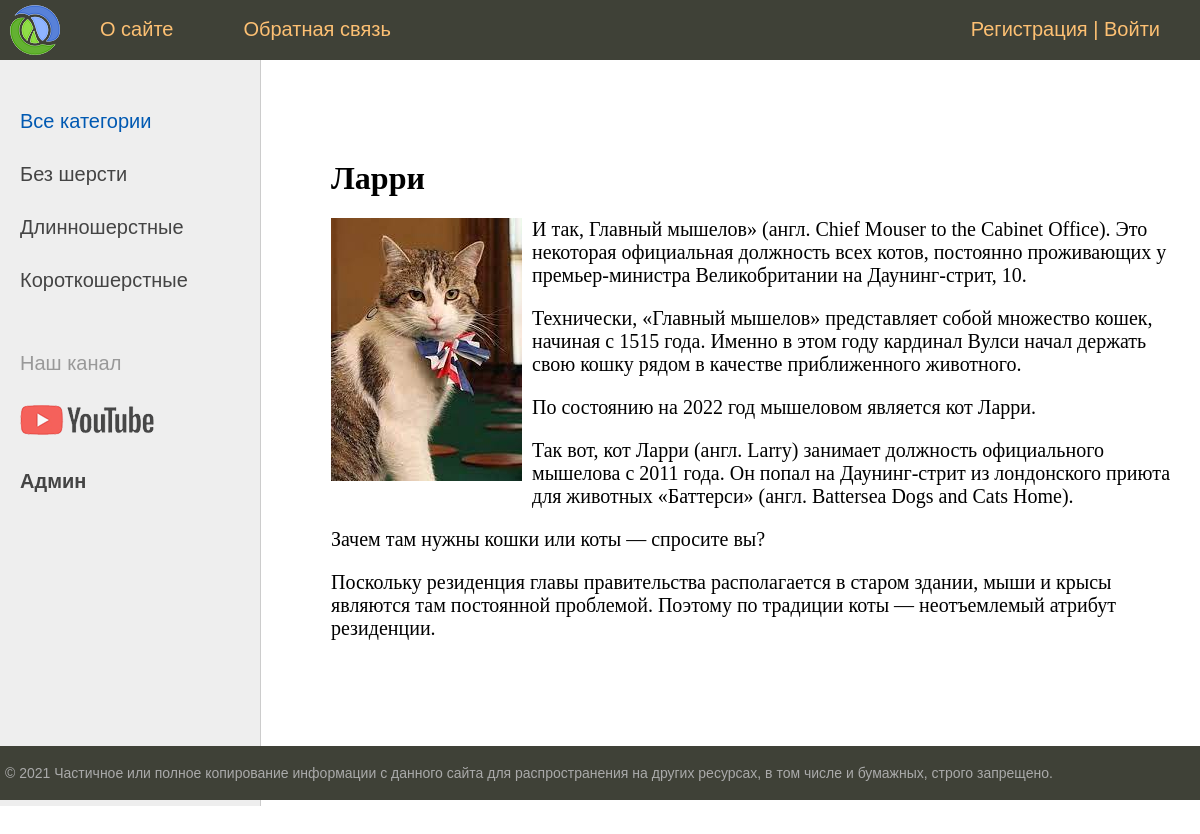
Page /post/larri/ on the committed database.
### cats/models.py (models this page shows, shortened)
class Category(models.Model):
    name = models.CharField(max_length=255, db_index=True, verbose_name='Категория')
    slug = models.SlugField(max_length=255, unique=True, db_index=True, verbose_name='URL')
    def get_absolute_url(self):
        return reverse('category', kwargs={'category_slug': self.slug})
    class Meta:
        verbose_name = 'Категория'
        verbose_name_plural = 'Категории'
        ordering = ['id']

class Cat(models.Model):
    title = models.CharField(max_length=255, verbose_name='Заголовок')
    slug = models.SlugField(max_length=255, unique=True, db_index=True, verbose_name='URL')
    content = models.TextField(blank=True,verbose_name='Текст статьи')
    photo = models.ImageField(upload_to="photos/%Y/%m/%d/", verbose_name='Фото')
    time_create = models.DateTimeField(auto_now_add=True, verbose_name='Время создания')
    time_update = models.DateTimeField(auto_now=True, verbose_name='Время изменения')
    is_published = models.BooleanField(default=True, verbose_name='Публикация')
    category = models.ForeignKey('Category', on_delete=models.PROTECT, verbose_name='Категории')
    def __str__(self):
        return self.title
    class Meta:
        verbose_name = "Кот"
        verbose_name_plural = "Коты"
        ordering = ['title']

### cats/views.py (the view)
# urls.py: path('post/<slug:post_slug>/', ShowPost.as_view(), name='post'),
class ShowPost(DataMixin, DetailView):
    model = Cat
    template_name = 'cats/post.html'
    slug_url_kwarg = 'post_slug'
    context_object_name = 'post'
    def get_context_data(self, **kwargs):
        context = super().get_context_data(**kwargs)
        c_def = self.get_user_context(title=context['post'])
        context.update(c_def)
        return context

### cats/utils.py (called while the page is built)
    def get_user_context(self, **kwargs):
        context = kwargs
        cats = cache.get('cats')
        if not cats:
            cats = Category.objects.annotate(Count('cat'))
            cache.set('cats', cats, 60)
        user_menu = menu.copy()
        if not self.request.user.is_authenticated:
            user_menu.pop(1)
        context['menu'] = user_menu
        context['cats'] = cats
        if 'category_selected' not in context:
            context['category_selected'] = 0
        return context

### cats/templates/cats/post.html
{% extends 'cats/base.html' %}
{% block content %}
<h1>{{post.title}}</h1>
{% if post.photo %}
<p><img class="img-article-left" src="{{post.photo.url}}"></p>
{% endif %}
{{post.content|linebreaks}}
{% endblock %}

### cats/templates/cats/base.html (shortened to what this page needs)
{% load static %}
<!DOCTYPE html>
<html>
<head>
	<link type="text/css" href="{% static 'cats/css/styles.css' %}" rel="stylesheet" />
</head>
<body>
<table class="table-page" border=0 cellpadding="0" cellspacing="0">
<tr><td valign=top>
{% block mainmenu %}
		<div class="header">
			<ul id="mainmenu" class="mainmenu">
			<li class="logo"><a href="{% url 'home' %}"><div class="logo"></div></a></li>
{% for m in menu %}
			<li><a href="{% url m.url_name %}">{{m.title}}</a></li>
{% endfor %}
			{% if request.user.is_authenticated %}
			<li class="last"> {{user.username}} | <a href="{% url 'logout' %}">Выйти</a></li>
			{% else %}
				<li class="last">
			<a href="{% url 'register' %}">Регистрация</a> | <a href="{% url 'login'%}">Войти</a>
			{% endif %}
				</li>
			</ul>
		</div>
{% endblock mainmenu %}
<table class="table-content" border=0 cellpadding="0" cellspacing="0">
<tr>
	<td valign="top" class="left-chapters">
	<ul id="leftchapters">
		{% if category_selected == 0 %}
                   <li class="selected">Все категории</li>
{% else %}
                   <li><a href="{% url 'home' %}">Все категории</a></li>
{% endif %}
{% for c in cats %}
		{% if c.cat__count > 0 %}
         {% if c.pk == category_selected %}
                   <li class="selected">{{c.name}}</li>
         {% else %}
                   <li><a href="{{ c.get_absolute_url }}">{{c.name}}</a></li>
         {% endif %}
		{% endif %}
{% endfor %}
		<li class="share">
		<p>Наш канал</p>
		<a class="share-yt" href="https://www.youtube.com/channel/UClJzWfGWuGJL2t-3dYKcHTA/playlists" target="_blank" rel="nofollow"></a>
		</li>
		<li><a href="{% url 'admin:index' %}"><strong>Админ</strong></a></li>
	</ul>
</td>
<td valign="top" class="content">
	<div class="content-text">
{% block content %}
{% endblock %}
	</div>
</td></tr></table>
</td></tr>
<tr><td valign=top>
	<div id="footer">
		<p>&copy; 2021 Частичное или полное копирование информации с данного сайта для распространения на других ресурсах, в том числе и бумажных, строго запрещено.</p>
	</div>
</td></tr></table>
</body>
</html>

### cats/static/cats/css/styles.css (style rules this page uses)
html, body { font-family: 'Arial'; margin: 0; padding: 0; height: 100%; width: 100%; color: #444; }
a { color: #0059b2; text-decoration: none; }
img { max-width: 600px; height: auto; }
img.img-article-left { max-width: 300px; height: auto; float: left; padding: 0 10px 10px 0; }
.table-page { width: 100%; height: 100%; vertical-align: top; }
.table-page tr { height: 100%; }
.header { background: #3F4137; height: 60px; }
.logo { background: url('../images/logo.png') no-repeat 10px 5px; width: 70px; height: 60px; }
ul.mainmenu { list-style: none; margin: 0; padding: 0; height: 60px; color: #fdc073; font-size: 20px; overflow: hidden; }
ul.mainmenu li { float: left; margin: 18px 40px 0 30px; }
ul.mainmenu li.logo { margin: 0; }
ul.mainmenu li.last { float: right; }
ul.mainmenu li a { color: #fdc073; text-decoration: none; }
.table-content { width: 100%; min-height: 100%; height: 100%; }
.left-chapters { margin: 0; background: #eee; border-right: 1px solid #ccc; min-height: 100%; }
.left-chapters ul { width: 230px; min-height: 100%; margin: 0; padding: 20px 10px 10px 20px; list-style: none; font-size: 20px; }
.left-chapters ul li { margin: 30px 0 0 0; color: #999; }
.left-chapters ul li.selected { color: #0059b2; }
.left-chapters ul li a { color: #444; text-decoration: none; }
.left-chapters ul li.share { margin: 60px 0 0 0; }
.left-chapters ul li.share p { margin: 30px 0 30px 0; }
.left-chapters ul li.share a { display: inline-block; width: 40px; height: 40px; margin: 0 20px 0 0; }
.left-chapters ul li.share a.share-yt { width: 100%; height: 30px; background: url('../images/share_yt.png') no-repeat 0 0 }
.content { padding: 40px 20px 20px 40px; width: 100%; box-sizing: border-box; }
.content-text { margin: 60px 0 0 30px; color: #000; font-size: 20px; font-family: Yandex Sans Display Light; }
.content-text h1 { font-size: 32px; }
#footer { box-sizing: border-box; background: #3F4137; padding: 5px; color: #aaa; font-size: 14px; font-family: Verdana, Geneva, Arial, Helvetica; text-align: left; overflow: hidden; }

### rows in the picture
Category: name "Без шерсти"
Category: name "Длинношерстные"
Category: name "Короткошерстные"
Cat: title "Ларри", photo (picture), content "И так, Главный мышелов» (англ. Chief Mouser to the Cabinet Office). Это некоторая официальная должность всех котов, постоянно проживающих у премьер-министра Великобритании на Даунинг-стрит, 10. Технически, «Главный мышелов» представляет собой множество кошек, начиная с 1515 года. Именно в этом году кардинал Вулси начал держать свою кошку рядом в качестве приближенного животного. По состоянию на 2022 год мышеловом является кот Ларри. Так вот, кот Ларри (англ. Larry) занимает должность официального мышелова с 2011 года. Он попал на Даунинг-стрит из лондонского приюта для животных «Баттерси» (англ. Battersea Dogs and Cats Home). Зачем там нужны кошки или коты — спросите вы? Поскольку…"

### other values in the picture
{{ m.title }} "О сайте" "Обратная связь"
